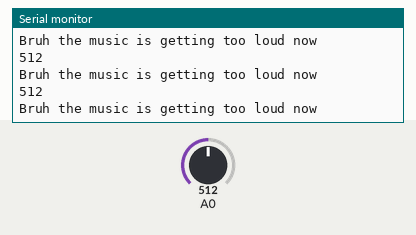
Recording of a sketch running on a simulated Arduino Uno, built with avr-gcc and run on an emulated ATmega328P. Parts: the last lines printed to the serial monitor. The test bench sets the inputs (shaded band); at power-on: A0 = 512.

Above: at 1.2 s.
1.3 s: A0 set to 984
At 1.43 s:
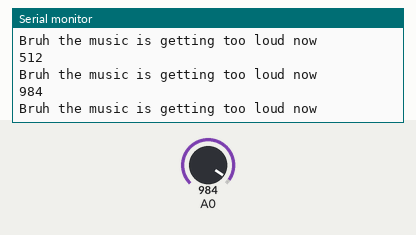
4.3 s: A0 set to 1018
At 4.42 s:
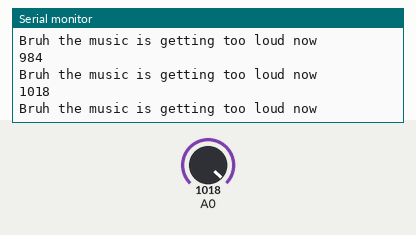
Timing chart, 0 to 7.3 s (numbered marks = the images above; inputs shaded):
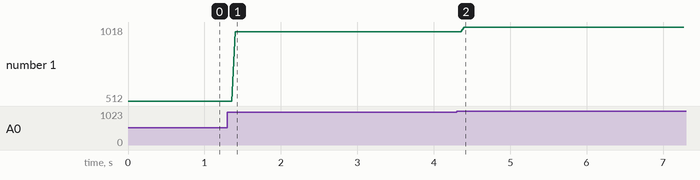

The sketch:

Potentiometer.ino
```cpp
void setup() {

  Serial.begin(9600);

}

void loop() {
  // put your main code here, to run repeatedly:

  int sensorValue = analogRead(A0);
  Serial.println(sensorValue);
  delay(1);

  if (sensorValue > 100)
  {
    Serial.println("Bruh the music is getting too loud now");
  }
}
```

Measured:
- after the input at 1.3 s, the serial monitor: prints a new line after 0.10 s (image 1)
- after the input at 4.3 s, the serial monitor: prints a new line after 0.10 s (image 2)
- plotted number 1: 512 → 984 after the input at 1.3 s, 984 → 1018 after the input at 4.3 s
